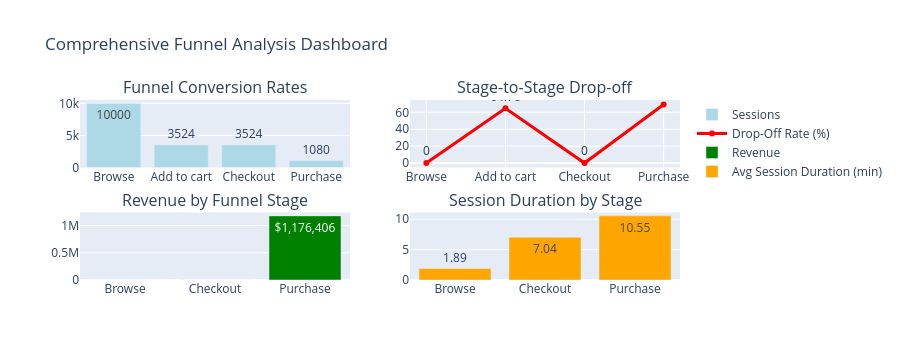

Notebook cell for this chart:
### Code cell
## Create Comprehensive funnel Visualization
from plotly.subplots import make_subplots
import plotly.graph_objects as go

fig = make_subplots(
    rows=2, cols=2,
    subplot_titles=(
        "Funnel Conversion Rates",
        "Stage-to-Stage Drop-off",
        "Revenue by Funnel Stage",
        "Session Duration by Stage"
    )
)

# Funnel conversion rates
fig.add_trace(
    go.Bar(
        x=funnel_df["Stage"],
        y=funnel_df["Sessions"],
        text=funnel_df["Sessions"],
        textposition="auto",
        name="Sessions",
        marker_color="lightblue"
    ),
    row=1, col=1
)

# Drop-Off Rates
fig.add_trace(
    go.Scatter(
        x=funnel_df["Stage"],
        y=funnel_df["Drop_Off_Rate"],
        mode="lines+markers+text",
        text=funnel_df["Drop_Off_Rate"],
        textposition="top center",
        name="Drop-Off Rate (%)",
        line=dict(color="red", width=3)
    ),
    row=1, col=2
)

# Revenue by Stage
revenue_by_stage = session_summary.groupby("Max_Funnel_Stage")["Revenue"].sum().reset_index()

fig.add_trace(
    go.Bar(
        x=revenue_by_stage["Max_Funnel_Stage"],
        y=revenue_by_stage["Revenue"],
        text=[f'${x:,.0f}' for x in revenue_by_stage["Revenue"]],
        textposition="auto",
        name="Revenue",
        marker_color="green"
    ),
    row=2, col=1
)

# Session duration by stage
duration_by_stage = session_summary.groupby("Max_Funnel_Stage")["Session_Duration_Min"].mean().reset_index()

fig.add_trace(
    go.Bar(
        x=duration_by_stage["Max_Funnel_Stage"],
        y=duration_by_stage["Session_Duration_Min"],
        text=duration_by_stage["Session_Duration_Min"].round(2),
        textposition="auto",
        name="Avg Session Duration (min)",
        marker_color="orange"
    ),
    row=2, col=2
)

fig.update_layout(
    height=800,
    title_text="Comprehensive Funnel Analysis Dashboard",
    showlegend=True
)

fig.show()

### Figure 1 — Plotly figure (JSON) as saved in the notebook; plotly's stock layout.template omitted (floating-point values rounded to 4 significant figures)
{"data": [{"marker": {"color": "lightblue"}, "name": "Sessions", "text": [10000, 3524, 3524, 1080], "textposition": "auto", "type": "bar", "x": ["Browse", "Add to cart", "Checkout", "Purchase"], "xaxis": "x", "y": [10000, 3524, 3524, 1080], "yaxis": "y"}, {"line": {"color": "red", "width": 3}, "mode": "lines+markers+text", "name": "Drop-Off Rate (%)", "text": [0, 64.76, 0, 69.35], "textposition": "top center", "type": "scatter", "x": ["Browse", "Add to cart", "Checkout", "Purchase"], "xaxis": "x2", "y": [0, 64.76, 0, 69.35], "yaxis": "y2"}, {"marker": {"color": "green"}, "name": "Revenue", "text": ["$0", "$0", "$1,176,406"], "textposition": "auto", "type": "bar", "x": ["Browse", "Checkout", "Purchase"], "xaxis": "x3", "y": [0, 0, 1176000.0], "yaxis": "y3"}, {"marker": {"color": "orange"}, "name": "Avg Session Duration (min)", "text": [1.89, 7.04, 10.55], "textposition": "auto", "type": "bar", "x": ["Browse", "Checkout", "Purchase"], "xaxis": "x4", "y": [1.889, 7.036, 10.55], "yaxis": "y4"}], "layout": {"annotations": [{"font": {"size": 16}, "showarrow": false, "text": "Funnel Conversion Rates", "x": 0.225, "xanchor": "center", "xref": "paper", "y": 1, "yanchor": "bottom", "yref": "paper"}, {"font": {"size": 16}, "showarrow": false, "text": "Stage-to-Stage Drop-off", "x": 0.775, "xanchor": "center", "xref": "paper", "y": 1, "yanchor": "bottom", "yref": "paper"}, {"font": {"size": 16}, "showarrow": false, "text": "Revenue by Funnel Stage", "x": 0.225, "xanchor": "center", "xref": "paper", "y": 0.375, "yanchor": "bottom", "yref": "paper"}, {"font": {"size": 16}, "showarrow": false, "text": "Session Duration by Stage", "x": 0.775, "xanchor": "center", "xref": "paper", "y": 0.375, "yanchor": "bottom", "yref": "paper"}], "autosize": true, "dragmode": "lasso", "height": 360, "showlegend": true, "title": {"text": "Comprehensive Funnel Analysis Dashboard"}, "xaxis": {"anchor": "y", "autorange": false, "domain": [0, 0.45], "range": [-0.5, 3.5], "type": "category"}, "xaxis2": {"anchor": "y2", "autorange": false, "domain": [0.55, 1], "range": [-0.2071, 3.207], "type": "category"}, "xaxis3": {"anchor": "y3", "autorange": false, "domain": [0, 0.45], "range": [-0.5, 2.5], "type": "category"}, "xaxis4": {"anchor": "y4", "autorange": false, "domain": [0.55, 1], "range": [-0.5, 2.5], "type": "category"}, "yaxis": {"anchor": "x", "autorange": false, "domain": [0.625, 1], "range": [4.547e-13, 10530.0], "type": "linear"}, "yaxis2": {"anchor": "x2", "autorange": false, "domain": [0.625, 1], "range": [-5.245, 74.6], "type": "linear"}, "yaxis3": {"anchor": "x3", "autorange": false, "domain": [0, 0.375], "range": [-1.164e-10, 1238000.0], "type": "linear"}, "yaxis4": {"anchor": "x4", "autorange": false, "domain": [0, 0.375], "range": [0, 11.1], "type": "linear"}}}
